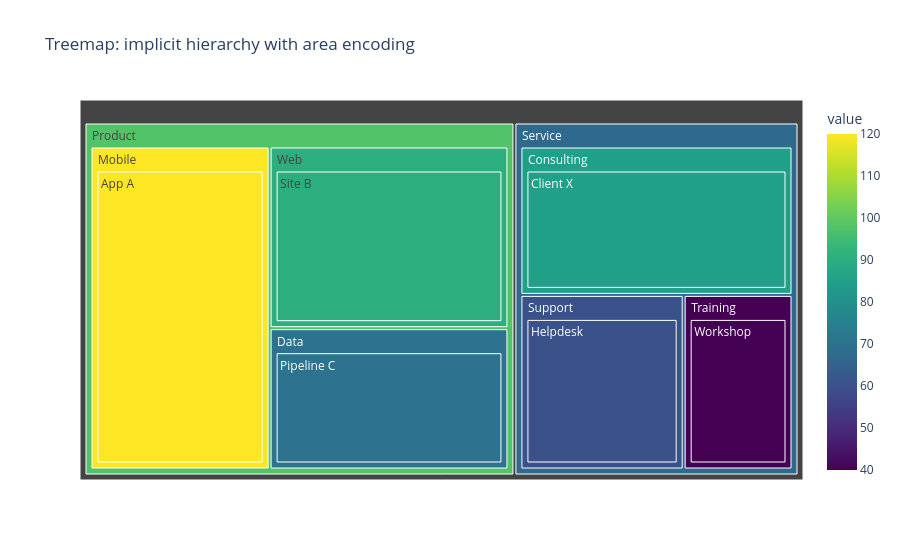

Notebook code cell kept with this figure:
### Code cell
fig_t = px.treemap(
    hier,
    path=["division", "team", "project"],
    values="value",
    color="value",
    color_continuous_scale="Viridis",
    title="Treemap: implicit hierarchy with area encoding",
)
fig_t.show()

### Figure 1 — Plotly figure (JSON) as saved in the notebook; plotly's stock layout.template omitted (floating-point values rounded to 4 significant figures)
{"data": [{"branchvalues": "total", "customdata": [[120.0], [85.0], [60.0], [70.0], [90.0], [40.0], [85.0], [70.0], [120.0], [60.0], [40.0], [90.0], [97.86], [67.16]], "domain": {"x": [0.0, 1.0], "y": [0.0, 1.0]}, "hovertemplate": "labels=%{label}<br>value_sum=%{value}<br>parent=%{parent}<br>id=%{id}<br>value=%{color}<extra></extra>", "ids": ["Product/Mobile/App A", "Service/Consulting/Client X", "Service/Support/Helpdesk", "Product/Data/Pipeline C", "Product/Web/Site B", "Service/Training/Workshop", "Service/Consulting", "Product/Data", "Product/Mobile", "Service/Support", "Service/Training", "Product/Web", "Product", "Service"], "labels": ["App A", "Client X", "Helpdesk", "Pipeline C", "Site B", "Workshop", "Consulting", "Data", "Mobile", "Support", "Training", "Web", "Product", "Service"], "marker": {"coloraxis": "coloraxis", "colors": [120.0, 85.0, 60.0, 70.0, 90.0, 40.0, 85.0, 70.0, 120.0, 60.0, 40.0, 90.0, 97.86, 67.16]}, "name": "", "parents": ["Product/Mobile", "Service/Consulting", "Service/Support", "Product/Data", "Product/Web", "Service/Training", "Service", "Product", "Product", "Service", "Service", "Product", "", ""], "type": "treemap", "values": [120, 85, 60, 70, 90, 40, 85, 70, 120, 60, 40, 90, 280, 185]}], "layout": {"coloraxis": {"colorbar": {"title": {"text": "value"}}, "colorscale": [[0.0, "#440154"], [0.1111, "#482878"], [0.2222, "#3e4989"], [0.3333, "#31688e"], [0.4444, "#26828e"], [0.5556, "#1f9e89"], [0.6667, "#35b779"], [0.7778, "#6ece58"], [0.8889, "#b5de2b"], [1.0, "#fde725"]]}, "legend": {"tracegroupgap": 0}, "title": {"text": "Treemap: implicit hierarchy with area encoding"}}}
